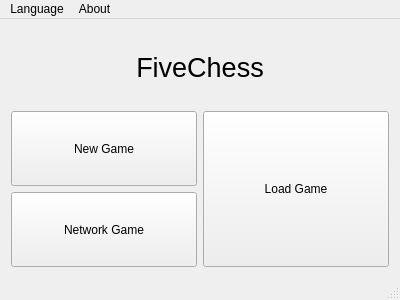
<?xml version="1.0" encoding="UTF-8"?>
<ui version="4.0">
 <class>FiveChess</class>
 <widget class="QMainWindow" name="FiveChess">
  <property name="geometry">
   <rect>
    <x>0</x>
    <y>0</y>
    <width>400</width>
    <height>300</height>
   </rect>
  </property>
  <property name="windowTitle">
   <string>FiveChess</string>
  </property>
  <property name="windowIcon">
   <iconset resource="fivechessresources.qrc">
    <normaloff>:/ico/Resources/ICO.ico</normaloff>
    <normalon>:/ico/Resources/ICO.ico</normalon>
    <disabledoff>:/ico/Resources/ICO.ico</disabledoff>
    <disabledon>:/ico/Resources/ICO.ico</disabledon>
    <activeoff>:/ico/Resources/ICO.ico</activeoff>
    <activeon>:/ico/Resources/ICO.ico</activeon>
    <selectedoff>:/ico/Resources/ICO.ico</selectedoff>
    <selectedon>:/ico/Resources/ICO.ico</selectedon>:/ico/Resources/ICO.ico</iconset>
  </property>
  <widget class="QWidget" name="centralWidget">
   <layout class="QGridLayout" name="gridLayout" rowstretch="0,0,0">
    <item row="0" column="0" colspan="2">
     <widget class="QLabel" name="label">
      <property name="font">
       <font>
        <pointsize>20</pointsize>
       </font>
      </property>
      <property name="text">
       <string>FiveChess</string>
      </property>
      <property name="alignment">
       <set>Qt::AlignCenter</set>
      </property>
     </widget>
    </item>
    <item row="1" column="0">
     <widget class="QPushButton" name="pushButtonNew">
      <property name="sizePolicy">
       <sizepolicy hsizetype="Preferred" vsizetype="Preferred">
        <horstretch>0</horstretch>
        <verstretch>0</verstretch>
       </sizepolicy>
      </property>
      <property name="text">
       <string>New Game</string>
      </property>
     </widget>
    </item>
    <item row="2" column="0">
     <widget class="QPushButton" name="pushButtonNetworkGame">
      <property name="sizePolicy">
       <sizepolicy hsizetype="Preferred" vsizetype="Preferred">
        <horstretch>0</horstretch>
        <verstretch>0</verstretch>
       </sizepolicy>
      </property>
      <property name="text">
       <string>Network Game</string>
      </property>
     </widget>
    </item>
    <item row="1" column="1" rowspan="2">
     <widget class="QPushButton" name="pushButtonLoad">
      <property name="sizePolicy">
       <sizepolicy hsizetype="Preferred" vsizetype="Preferred">
        <horstretch>0</horstretch>
        <verstretch>0</verstretch>
       </sizepolicy>
      </property>
      <property name="text">
       <string>Load Game</string>
      </property>
     </widget>
    </item>
   </layout>
  </widget>
  <widget class="QMenuBar" name="menuBar">
   <property name="geometry">
    <rect>
     <x>0</x>
     <y>0</y>
     <width>400</width>
     <height>23</height>
    </rect>
   </property>
   <widget class="QMenu" name="menuLang">
    <property name="title">
     <string>Language</string>
    </property>
    <addaction name="actionEnglish"/>
    <addaction name="actionChinese"/>
   </widget>
   <widget class="QMenu" name="menuAbout">
    <property name="title">
     <string>About</string>
    </property>
   </widget>
   <addaction name="menuLang"/>
   <addaction name="menuAbout"/>
  </widget>
  <widget class="QStatusBar" name="statusBar"/>
  <action name="actionEnglish">
   <property name="text">
    <string>English</string>
   </property>
  </action>
  <action name="actionChinese">
   <property name="text">
    <string>Chinese</string>
   </property>
  </action>
 </widget>
 <layoutdefault spacing="6" margin="11"/>
 <resources>
  <include location="fivechessresources.qrc"/>
 </resources>
 <connections/>
</ui>
